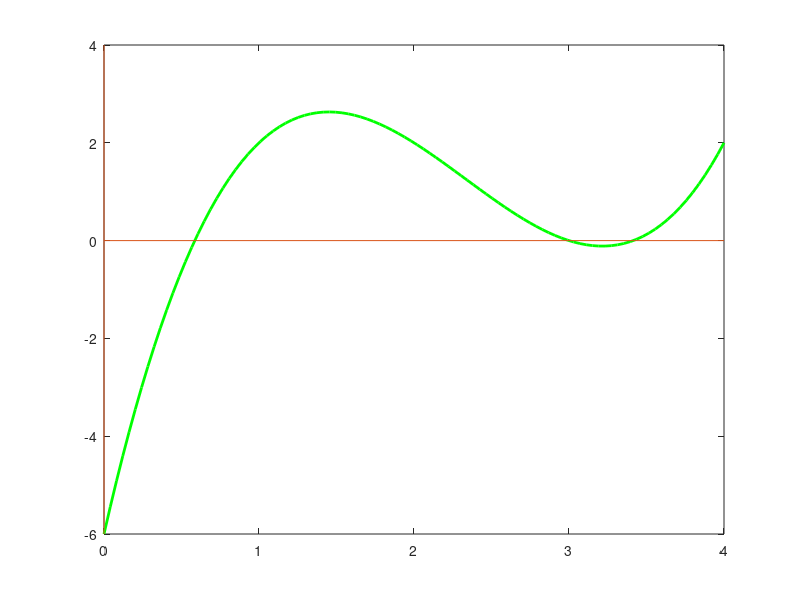

Here is the MATLAB script that generated this plot: (Note: this script raises an error after producing the figure.)
%%%%%%%%%%%%%%
% Bisectie
%%%%%%%%%%%%%%
% f este continua pe [a,b] si f(a)*f(b) < 0 
f2 = @(x) x.^3 - 7.*x.^2 + 14.*x - 6

eps = 10 ^ (-5)
x2 = linspace(0,4, 100)
plot(x2, f2(x2), 'Linewidth', 2, 'Color', 'g')
hold on
line(xlim, [0 0])
line([0,0], ylim)

xaprox1 = MetBisectiei(f2, 0, 1, eps)
xaprox2 = MetBisectiei(f2, 1, 3.2, eps)
xaprox3 = MetBisectiei(f2, 3.2, 4, eps)

plot([xaprox1, xaprox2, xaprox3], [f2(xaprox1),f2(xaprox2),f2(xaprox3)], 'or', 'MarkerSize', 10)

figure
fplot(@(x) (exp(x)-2), 'r');
axis([-5 5 -2 2]);
hold on
fplot(@(x) cos(exp(x) - 2), 'b');

f3 = @(x) exp(x) - 2 - cos(exp(x) -2); 
x_aproximativ = MetBisectiei(f3, 0.5, 1.5, eps);
line(xlim, [0,0]);
plot(x_aproximativ, f3(x_aproximativ), 'or');

f4 = @(x) x.^2 - 3
x_aproximativ = MetBisectiei(f4, -10, 10, eps); % = 1.73 
% Radical din 3: 1.73205080757

%%%%%%%%%%%%%%
% Newton-Rhapson
%%%%%%%%%%%%%%
% f continua si derivabila 
f6 = @(x) x.^3 - 7.*x.^2 + 14.*x - 6
df6 = @(x) 3.*x.^2 - 14.*x + 14
ddf6 = @(x) 6.*x - 14

figure
x6 = 0:0.1:10
plot(x6, f6(x6), 'Color', 'm');
axis([0 10 -5 5])
line(xlim, [0,0])
eps = 10.^(-3)

% [0, 2] si x0 = 0.2
% f(0) * f(2) < 0 si f(x0) * f''(x0) > 0
solutie_1 = MetNR(f6, df6, 0.2, eps);
% [2, 3.1] si x0 = 2.5
% f(2) * f(3.1) < 0 si f(x0) * f''(x0) > 0
solutie_2 = MetNR(f6, df6, 2.5, eps);
% [3.1, 4] si x0 = 3.5
% f(3.1) * f(4) < 0 si f(x0) * f''(x0) > 0
solutie_3 = MetNR(f6, df6, 3.5, eps);

%%%%%%%%%%%%%%
% Secanta
%%%%%%%%%%%%%%
f8 = @(x) x.^3 - 18.*x - 10 

x = -5:0.1:5
figure 
plot(x, f8(x), 'Linewidth', 2, 'Color', 'r')
line(xlim, [0 0])
line([0 0], ylim)
 
eps = 1.e-4
solutie_1 = MetSecantei(f8, -5, -3, -5, -3, eps)
solutie_2 = MetSecantei(f8, -2, 2, -2, 2, eps)
solutie_3 = MetSecantei(f8, 3, 5, 3, 5, eps)
hold on
plot([solutie_1, solutie_2, solutie_3], [f8(solutie_1), f8(solutie_2),f8(solutie_3)], 'og', 'MarkerSize', 10, 'Linewidth', 3)

%%%%%%%%%
% Functii
%%%%%%%%%

% ne mutam in interval in functie de semn-ul lui f(a)*f(x) sau f(x)*f(b)
function [xaprox] = MetBisectiei(f, a, b, eps) 
    k = floor (log2((b-a)/eps))
    A = zeros(1, k + 1);
    B = zeros(1, k + 1);
    X = zeros(1, k + 1);
    A(1) = a;
    B(1) = b;
    X(1) = (a + b) / 2;
    for i = 1:k
        if (f(A(i)) * f(X(i)) < 0)
           B(i + 1) = X(i);
           A(i + 1) = A(i);
           X(i + 1) = (A(i + 1) + B(i + 1)) / 2;
        end
        if (f(X(i)) * f(B(i)) < 0)
            A(i + 1) = X(i);
            B(i + 1) = B(i);
            X(i + 1) = (A(i + 1) + B(i + 1)) / 2;
        end
        if (f(X(i)) == 0)
            X(i + 1) = X(i);
        end
    end
    xaprox = X(k)
end

function xaprox = MetNR(f, df, x0, eps) 

while true
    xn = x0 - f(x0) / df(x0);
    if ((abs(xn - x0) / abs(x0)) < eps)
        break;
    end
    x0 = xn;
end
xaprox = x0;

end

function xaprox = MetSecantei(f, a, b, x0, x1, eps)
    
    while true
       if abs(x1 - x0) < eps * abs(x0)
           break;
       end
       x2 = (x0 * f(x1) - x1 * f(x0)) / (f(x1) - f(x0));
       
       if (x2 < a || x2 > b)
        display "Introduceti alte valori pentru x0 si x1";
        break;
       end
       
       x0 = x1;
       x1 = x2;
    end
    xaprox = x1;
end
